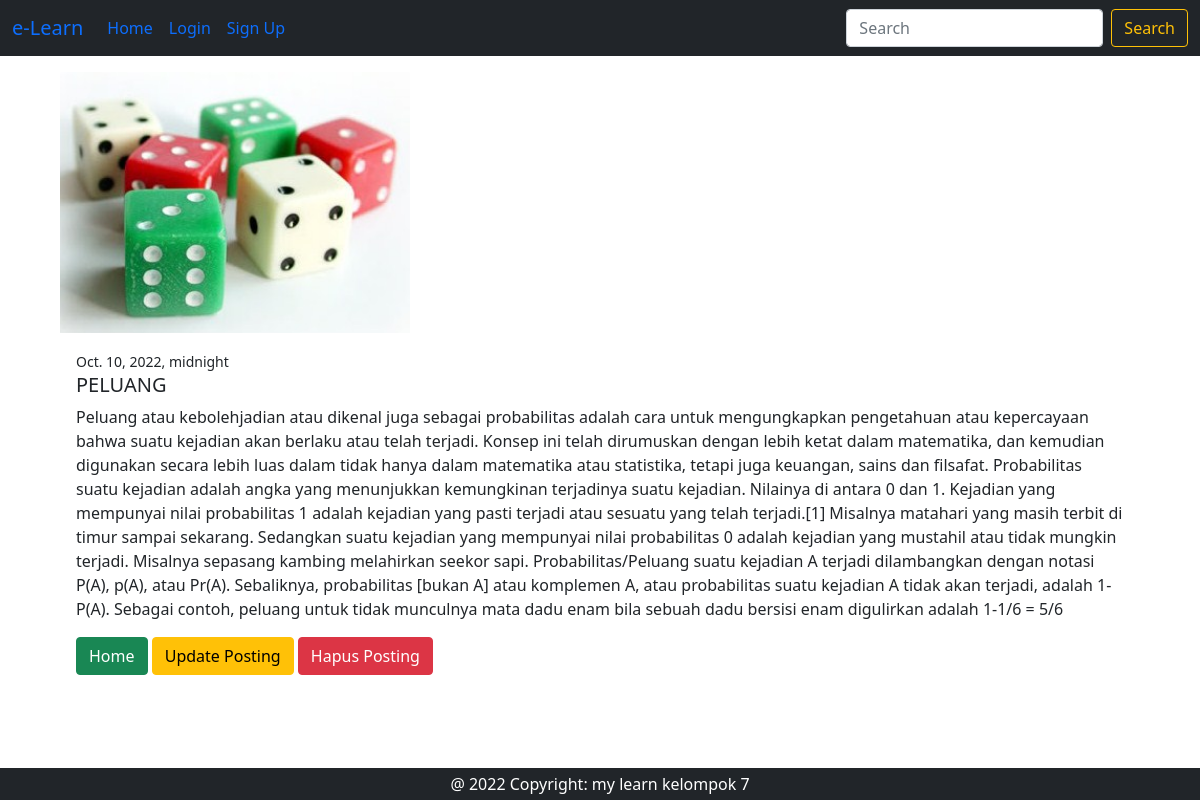
The app's page /detail/8 with its own data.
### posting/models.py (models this page shows, shortened)
class Posting(models.Model):
    judul = models.CharField(max_length=200)
    konten = models.TextField()
    image = models.ImageField(null=True, blank=True, upload_to='images')
    date = models.DateTimeField()

### posting/views.py (the view)
# urls.py: path('detail/<int:pk>', views.DetailPosting.as_view(), name='detail'),
class DetailPosting(generic.DetailView):
    model = Posting
    template_name = 'posting/detail.html'

### templates/posting/detail.html (shortened to what this page needs)
{% extends 'base.html' %}
{% block content %}
<div class="container mt-3 mb-5 justify-content-center" style="width: 69rem;">
    <img src="{{ posting.image.url }}"  style="width:350px" class="card-img-top" alt="my image">
    <div class="card-body">
        <small>{{ posting.date }}</small>
      <h5 class="card-title">{{ posting.judul }}</h5>
      <p class="card-text">{{ posting.konten }}</p>
      <a href="{% url 'index' %}" class="btn btn-success">Home</a>
      <a href="{% url 'update' object.pk %}" class="btn btn-warning">Update Posting</a>
      <a href="{% url 'delete' object.pk %}" class="btn btn-danger">Hapus Posting</a>
    </div>
  </div>
{% endblock %}

### records on screen
Posting: image (picture), date "Oct. 10, 2022, midnight", judul "PELUANG", konten "Peluang atau kebolehjadian atau dikenal juga sebagai probabilitas adalah cara untuk mengungkapkan pengetahuan atau kepercayaan bahwa suatu kejadian akan berlaku atau telah terjadi. Konsep ini telah dirumuskan dengan lebih ketat dalam matematika, dan kemudian digunakan secara lebih luas dalam tidak hanya dalam matematika atau statistika, tetapi juga keuangan, sains dan filsafat. Probabilitas suatu kejadian adalah angka yang menunjukkan kemungkinan terjadinya suatu kejadian. Nilainya di antara 0 dan 1. Kejadian yang mempunyai nilai probabilitas 1 adalah kejadian yang pasti terjadi atau sesuatu yang telah terjadi.[1] Misalnya matahari yang masih terbit di timur sampai sekarang. Sedangkan suatu…"
